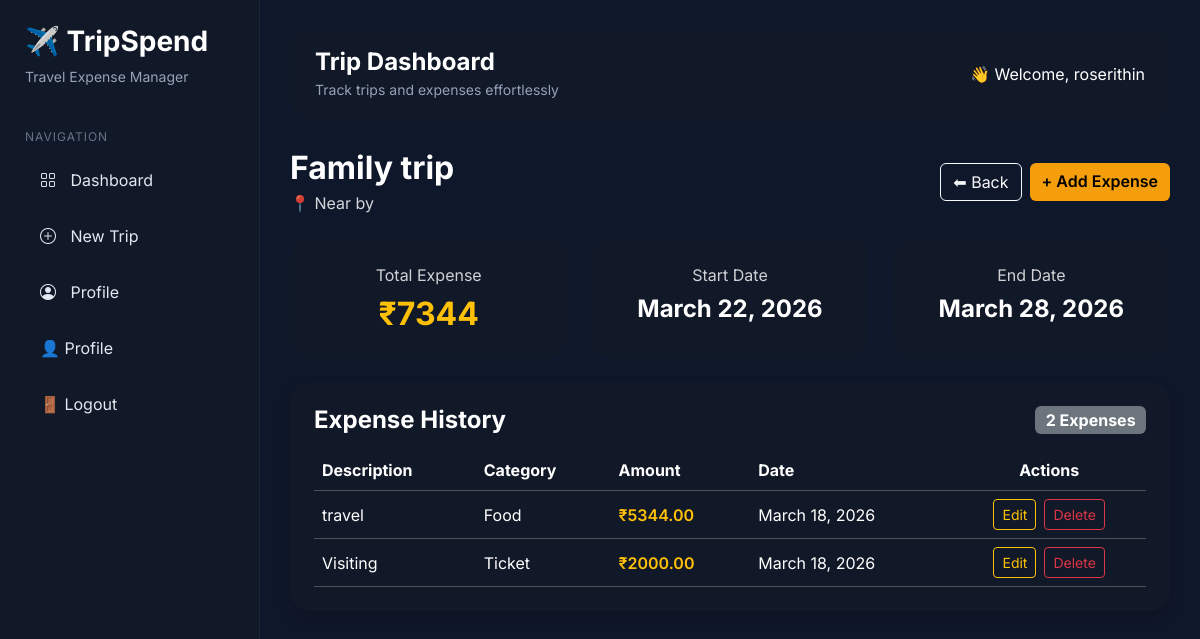
/15/ (signed in), run on the app's committed database.
### tripspend_app/models.py (models this page shows, shortened)
class Trip(models.Model):
    user = models.ForeignKey(User, on_delete=models.CASCADE, related_name="trips")
    title = models.CharField(max_length=100)
    destination = models.CharField(max_length=100)
    start_date = models.DateField()
    end_date = models.DateField()
    created_at = models.DateTimeField(auto_now_add=True)

class Expense(models.Model):
    trip = models.ForeignKey(
        Trip,
        on_delete=models.CASCADE,
        related_name="expenses"
    )
    category = models.ForeignKey(
        ExpenseCategory,
        on_delete=models.SET_NULL,
        null=True,
        blank=True
    )
    description = models.CharField(max_length=200, blank=True)
    amount = models.DecimalField(max_digits=10, decimal_places=2)
    date = models.DateField()
    created_at = models.DateTimeField(auto_now_add=True)

class ExpenseCategory(models.Model):
    name = models.CharField(max_length=50)
    def __str__(self):
        return self.name

### tripspend_app/views.py (the view)
# urls.py: path("<int:pk>/", views.trip_detail, name="trip_detail"),
@login_required
def trip_detail(request, pk):
    trip = get_object_or_404(Trip, pk=pk, user=request.user)
    expenses = trip.expenses.all()
    total = expenses.aggregate(Sum("amount"))["amount__sum"] or 0
    return render(request, "trip_detail.html", {
        "trip": trip,
        "expenses": expenses,
        "total": total
    })

### tripspend_app/templates/trip_detail.html
{% extends 'base.html' %}
{% block content %}
  <div class="d-flex justify-content-between align-items-center mb-4 flex-wrap gap-2">
    <div>
      <h2 class="fw-bold mb-1">{{ trip.title }}</h2>
      <p class="mb-0 text-light" style="opacity: 0.85;">📍 {{ trip.destination }}</p>
    </div>
    <div class="d-flex gap-2 flex-wrap">
      <button onclick="history.back()" class="btn btn-outline-light">⬅ Back</button>
      <a href="{% url 'add_expense' trip.id %}" class="btn btn-warning fw-semibold">+ Add Expense</a>
    </div>
  </div>
  <div class="row g-4 mb-4">
    <div class="col-md-4">
      <div class="card p-4 h-100 text-center">
        <p class="mb-2" style="opacity: 0.8;">Total Expense</p>
        <h2 class="text-warning fw-bold mb-0">₹{{ total }}</h2>
      </div>
    </div>
    <div class="col-md-4">
      <div class="card p-4 h-100 text-center">
        <p class="mb-2" style="opacity: 0.8;">Start Date</p>
        <h4 class="fw-bold mb-0">{{ trip.start_date }}</h4>
      </div>
    </div>
    <div class="col-md-4">
      <div class="card p-4 h-100 text-center">
        <p class="mb-2" style="opacity: 0.8;">End Date</p>
        <h4 class="fw-bold mb-0">{{ trip.end_date }}</h4>
      </div>
    </div>
  </div>
  <div class="card p-4 shadow">
    <div class="d-flex justify-content-between align-items-center mb-3 flex-wrap gap-2">
      <h4 class="fw-bold mb-0">Expense History</h4>
      <span class="badge bg-secondary fs-6">{{ expenses|length }} Expenses</span>
    </div>
    <div class="table-responsive">
      <table class="table table-dark table-hover align-middle mb-0">
        <thead>
          <tr>
            <th>Description</th>
            <th>Category</th>
            <th>Amount</th>
            <th>Date</th>
            <th class="text-center">Actions</th>
          </tr>
        </thead>
        <tbody>
          {% for expense in expenses %}
            <tr>
              <td>{{ expense.description|default:'--' }}</td>
              <td>{{ expense.category|default:'--' }}</td>
              <td class="text-warning fw-semibold">₹{{ expense.amount }}</td>
              <td>{{ expense.date }}</td>
              <td class="text-center">
                <div class="d-flex justify-content-center gap-2 flex-wrap">
                  <a href="{% url 'edit_expense' expense.id %}" class="btn btn-outline-warning btn-sm">Edit</a>
                  <a href="{% url 'delete_expense' expense.id %}" class="btn btn-outline-danger btn-sm">Delete</a>
                </div>
              </td>
            </tr>
          {% empty %}
            <tr>
              <td colspan="5" class="text-center py-4">No expenses added yet.</td>
            </tr>
          {% endfor %}
        </tbody>
      </table>
    </div>
  </div>
{% endblock %}

### tripspend_app/templates/base.html (shortened to what this page needs)
<!DOCTYPE html>
<html lang="en">
<head>
    <link href="https://cdn.jsdelivr.net/npm/bootstrap@5.3.2/dist/css/bootstrap.min.css" rel="stylesheet">
    <link href="https://cdn.jsdelivr.net/npm/bootstrap-icons@1.11.3/font/bootstrap-icons.css" rel="stylesheet">
</head>
<body>
<div class="sidebar">
    <div class="logo">
        <h3>✈️ TripSpend</h3>
        <small>Travel Expense Manager</small>
    </div>
    <div class="menu-title">
        Navigation
    </div>
    <a href="{% url 'trip_list' %}">
        <i class="bi bi-grid"></i>
        Dashboard
    </a>
    <a href="{% url 'trip_create' %}">
        <i class="bi bi-plus-circle"></i>
        New Trip
    </a>
    <a href="{% url 'profile' %}">
        <i class="bi bi-person-circle"></i>
        Profile
    </a>
    {% if user.is_authenticated %}
    <a href="{% url 'profile' %}">
        👤 Profile
    </a>
    <a href="{% url 'logout' %}">
        🚪 Logout
    </a>
    {% endif %}
</div>
<div class="main">
    <div class="topbar">
        <div>
            <h4>Trip Dashboard</h4>
            <small>Track trips and expenses effortlessly</small>
        </div>
        {% if user.is_authenticated %}
        <div>
            👋 Welcome, {{ user.username }}
        </div>
        {% endif %}
    </div>
    {% block content %}
    {% endblock %}
</div>
</body>
</html>

### tripspend_app/templates/base.html (style rules this page uses)
* { font-family: 'Inter', sans-serif; }
body { margin:0; background:#0f172a; color:white; min-height:100vh; }
.sidebar { width:260px; height:100vh; position:fixed; left:0; top:0; background:#111827; border-right:1px solid rgba(255,255,255,.05); padding:25px; overflow-y:auto; }
.logo { margin-bottom:40px; }
.logo h3 { font-weight:700; margin-bottom:5px; }
.logo small { color:#94a3b8; }
.menu-title { color:#64748b; font-size:12px; text-transform:uppercase; letter-spacing:1px; margin-bottom:10px; }
.sidebar a { display:block; text-decoration:none; color:#e2e8f0; padding:12px 15px; border-radius:12px; margin-bottom:8px; transition:.3s; }
.sidebar a i { margin-right:10px; }
.main { margin-left:260px; padding:30px; }
.topbar { background:#111827; border-radius:18px; padding:18px 25px; display:flex; justify-content:space-between; align-items:center; margin-bottom:30px; }
.topbar h4 { margin:0; font-weight:700; }
.topbar small { color:#94a3b8; }
.card { background:#111827; border:none; border-radius:20px; color:white; transition:.3s; }
.btn-warning { background:#f59e0b; border:none; }
.table { color:white; }
.table-dark { --bs-table-bg:#111827; }

### data on the page
Trip: title "Family trip", destination "Near by", start_date "March 22, 2026", end_date "March 28, 2026"
Expense: description "travel", category "Food", amount "5344.00", date "March 18, 2026"
Expense: description "Visiting", category "Ticket", amount "2000.00", date "March 18, 2026"

### other printed values
{{ user.username }} "roserithin"
{{ total }} "7344"
{{ expenses|length }} "2"
